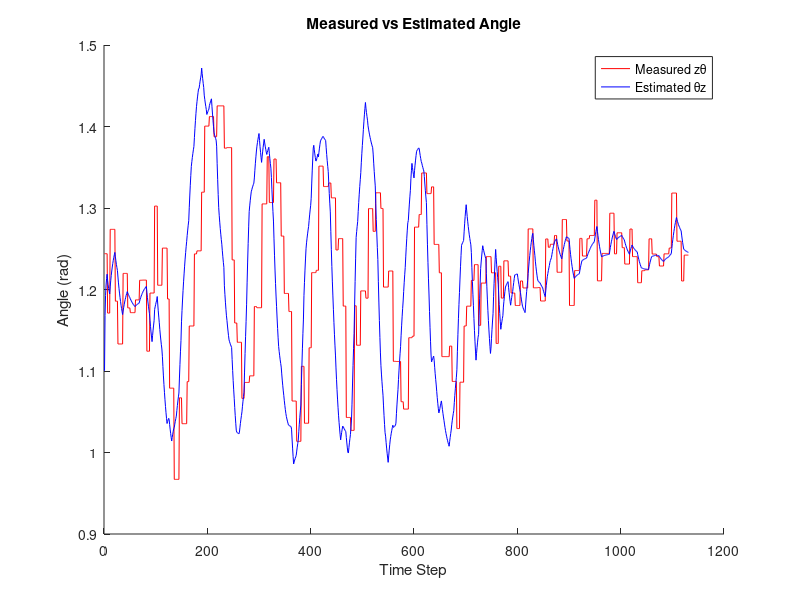

Write the MATLAB code that produced this figure.
clc;
clear;
heading_data1 = load('heading_estimation_data1.dat');
gyro_data1 = load('gyro_data1.mat').data; 
heading_data2 = load('heading_estimation_data2.dat');

R = std(gyro_data1)^2;
Q = std(heading_data1(:, 2))^2;
% disp([R,Q])
A = 1;
B = 0.01;
C = 1;

theta_estimates = zeros(length(heading_data2), 1);

u = heading_data2(:, 1);
z = heading_data2(:, 2);

x = 0;
estimate_sigma = 1;

for k = 1:length(heading_data2)

    x = A * x + B * u(k);
    estimate_sigma = A*estimate_sigma*A' + Q;
    K = (estimate_sigma*C') / (C*estimate_sigma*C'+R);
    x = x + K * (z(k) - C*x);
    estimate_sigma = (1 - K*C) * estimate_sigma;

    theta_estimates(k) = x;
end

figure;
hold on;
plot(heading_data2(:, 2), 'r', 'DisplayName', 'Measured zθ');
plot(theta_estimates, 'b', 'DisplayName', 'Estimated θz');
xlabel('Time Step');
ylabel('Angle (rad)');
title('Measured vs Estimated Angle');
legend;
hold off;

% figure;
% plot(heading_data2(:, 1));
% xlabel('Time Step');
% ylabel('Angular Velocity (rad/s)');
% title('Angular Velocity ωz');